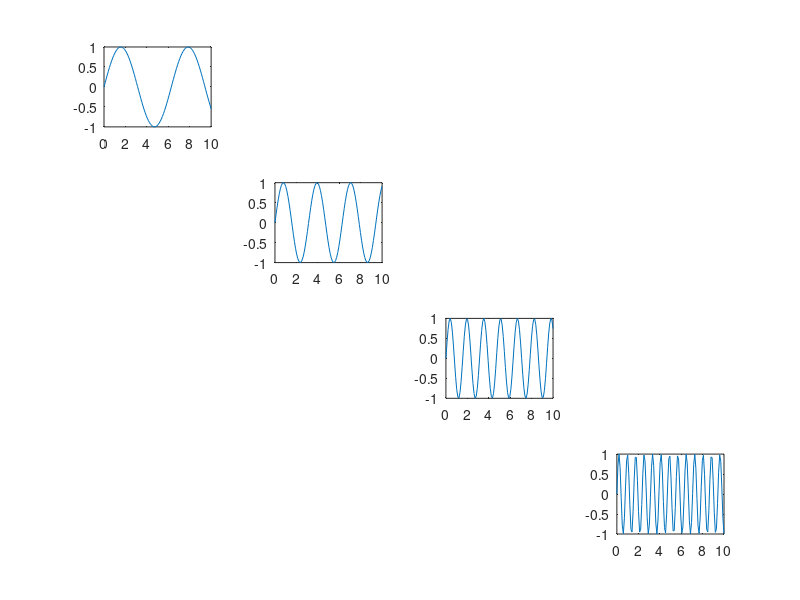

Write MATLAB code to recreate this figure.
x = linspace(0,10);
y1 = sin(x);
y2 = sin(2*x);
y3 = sin(4*x);
y4 = sin(8*x);

figure
subplot(4,4,1)
plot(x,y1)
% title('Subplot 1: sin(x)')

subplot(4,4,6)
plot(x,y2)
% title('Subplot 2: sin(2x)')

subplot(4,4,11)
plot(x,y3)
% title('Subplot 3: sin(4x)')

subplot(4,4,16)
plot(x,y4)
% title('Subplot 4: sin(8x)')